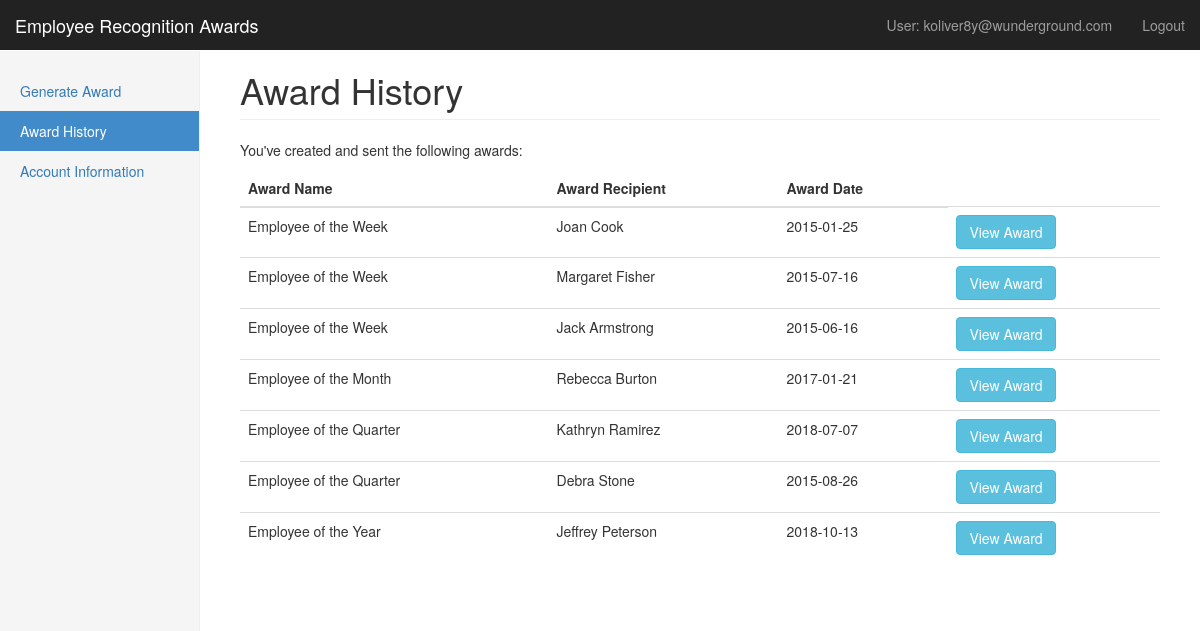
Screenshot of /site/awardHistory.php (signed in) with the database file from the repository.
### tables this page shows
CREATE TABLE `class`(
id int AUTO_INCREMENT NOT NULL,
title varchar(100) NOT NULL,
PRIMARY KEY (`id`)
);

CREATE TABLE `award`(
`id` int AUTO_INCREMENT NOT NULL,
`user_id` int,
`class_id` int NOT NULL,
`first_name` varchar(50) NOT NULL,
`last_name` varchar(50) NOT NULL,
`email` varchar(100) NOT NULL,
`award_date` DATE NOT NULL,
PRIMARY KEY (`id`),
FOREIGN KEY (user_id) REFERENCES award_user(id) ON DELETE SET NULL,
FOREIGN KEY (class_id) REFERENCES class(id)
);

### site/awardHistory.php (the view, shortened to what this page needs)
<?php
$mysqli = new mysqli(DB_HOST,DB_USER,DB_PASSWORD,DB_DB);
?>
<!DOCTYPE html>
<html lang="en">
<head>
    <link href="css/bootstrap.min.css" rel="stylesheet">
    <link href="dashboard.css" rel="stylesheet">
</head>
<body>
<nav class="navbar navbar-inverse navbar-fixed-top">
    <div class="container-fluid">
        <div class="navbar-header">
            <a class="navbar-brand" href="generateAward.php">Employee Recognition Awards</a>
        </div>
        <div id="navbar" class="navbar-collapse collapse">
            <ul class="nav navbar-nav navbar-right">
                <li><a href="userAccount.php">User: <?php echo $_SESSION["username"] ?></a></li>
                <li><a href="logout.php">Logout</a></li>
            </ul>
        </div>
    </div>
</nav>
<div class="container-fluid">
    <div class="row">
        <div class="col-sm-3 col-md-2 sidebar">
            <ul class="nav nav-sidebar">
                <li><a href="generateAward.php">Generate Award </a></li>
                <li class="active"><a href="awardHistory.php">Award History<span class="sr-only">(current)</span></a></li>
                <li><a href="userAccount.php">Account Information</a></li>
            </ul>
        </div>
        <div class="col-sm-9 col-sm-offset-3 col-md-10 col-md-offset-2 main">
            <h1 class="page-header">Award History</h1>
                <?php
                if(!($stmt = $mysqli->prepare("SELECT a.first_name, a.last_name, a.award_date, a.id, c.title FROM award a INNER JOIN class c ON a.class_id = c.id INNER JOIN award_user au ON a.user_id = au.id WHERE au.id = ?;"))){
                    echo "Prepare failed: " . $stmt->errno . " " . $stmt->error;
                }
                $stmt->bind_param("s", $_SESSION["user_id"]);
                if(!$stmt->execute()){
                    echo "Execute failed: " . $mysqli->connect_errno . " " . $mysqli->connect_error;
                }
                if(!$stmt->bind_result($recipient_first_name, $recipient_last_name, $award_date, $award_id, $award_title)){
                    echo "Bind failed: " . $mysqli->connect_errno . " " . $mysqli->connect_error;
                }
                if(!$stmt->fetch()) {
                    echo "<p>You haven't created any awards yet. Give it a try!</p>";
                    echo "<a href='generateAward.php' class='btn btn-info' role='button'>Generate Award</a>";
                }
                else {
                    echo "<p>You've created and sent the following awards:</p>";
                    echo "<table class='table table-hover'>";
                    echo "<thead>";
                    echo "<th>Award Name</th>";
                    echo "<th>Award Recipient</th>";
                    echo "<th>Award Date</th>";
                    echo "</thead>";
                    echo "<tbody>";
                    echo "<tr>";
                    echo "<td>" . $award_title . "</td>";
                    echo "<td>" . $recipient_first_name . " " . $recipient_last_name . "</td>";
                    echo "<td>" . $award_date . "</td>";
                    echo "<td><a href='#' class='btn btn-info' role='button'>View Award</a></td>";
                    echo "</tr>";
                    while($stmt->fetch()){
                        echo "<tr>";
                        echo "<td>" . $award_title . "</td>";
                        echo "<td>" . $recipient_first_name . " " . $recipient_last_name . "</td>";
                        echo "<td>" . $award_date . "</td>";
                        echo "<td><a href='#' class='btn btn-info' role='button'>View Award</a></td>";
                        echo "</tr>";
                    }
                    echo "</tbody>";
                    echo "</table>";
                }
                ?>
        </div>
    </div>
</div>
</body>
</html>

### site/dashboard.css (style rules this page uses)
body { padding-top: 50px; }
.navbar-fixed-top { border: 0; }
.sidebar { display: none; }
@media (min-width: 768px) { .sidebar { position: fixed; top: 51px; bottom: 0; left: 0; z-index: 1000; display: block; padding: 20px; overflow-x: hidden; overflow-y: auto; background-color: #f5f5f5; border-right: 1px solid #eee; } }
.nav-sidebar { margin-right: -21px; margin-bottom: 20px; margin-left: -20px; }
.nav-sidebar > li > a { padding-right: 20px; padding-left: 20px; }
.nav-sidebar > .active > a, .nav-sidebar > .active > a:hover, .nav-sidebar > .active > a:focus { color: #fff; background-color: #428bca; }
.main { padding: 20px; }
@media (min-width: 768px) { .main { padding-right: 40px; padding-left: 40px; } }
.main .page-header { margin-top: 0; }

### rows the page displays
class: title "Employee of the Week"
award: first_name "Joan", last_name "Cook", award_date "2015-01-25"
award: class.title "Employee of the Week", first_name "Margaret", last_name "Fisher", award_date "2015-07-16"
award: class.title "Employee of the Week", first_name "Jack", last_name "Armstrong", award_date "2015-06-16"
award: class.title "Employee of the Month", first_name "Rebecca", last_name "Burton", award_date "2017-01-21"
award: class.title "Employee of the Quarter", first_name "Kathryn", last_name "Ramirez", award_date "2018-07-07"
award: class.title "Employee of the Quarter", first_name "Debra", last_name "Stone", award_date "2015-08-26"
award: class.title "Employee of the Year", first_name "Jeffrey", last_name "Peterson", award_date "2018-10-13"

### other values shown
$_SESSION["username"] "koliver8y@wunderground.com"
